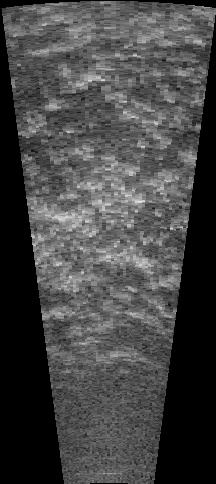
#> input picture 33.jpg, 216 x 484 px
$ python Non_Rigid_Registration.py   (older library calls are emulated)
#> lines starting #> are read from the running program, lines starting #| are printed output that depends on the picture; after the words box and inside, x2 and y2 are one past the last pixel; in counts of white or black regions, pixels touching at a corner belong together
# =============================================================================
# Non-Rigid Image Registration Pipeline
#
# Implements a medical image registration system with:
# - Morphological preprocessing
# - Hybrid feature detection
# - Entropy-based displacement estimation
# - Radial Basis Function warping
#
# Based on Nejati et al.'s method with simplifications
# =============================================================================

# -----------------------------------------------------------------------------
# Core Dependencies
# -----------------------------------------------------------------------------
import cv2
import numpy as np
from skimage.feature import corner_harris, corner_peaks
from skimage.morphology import disk, closing
from skimage.filters import rank
import scipy.interpolate as si
import matplotlib.pyplot as plt

# =============================================================================
# Image Enhancement - Morphological Bottom Hat
# =============================================================================
def morphological_bottom_hat(img, selem_radius=15):
    """
    Perform morphological bottom-hat:
      bottom_hat(I) = closing(I) - I
    for grayscale images, removing dark objects smaller than the structuring element.
    The "enhanced" image is then I - bottom_hat(I) = 2I - closing(I).
    """
    if len(img.shape) != 2:
        raise ValueError("Please provide a single-channel (grayscale) image.")

    # Convert to float32 for safe arithmetic
    fimg = img.astype(np.float32)

    # Create a disk structuring element
    selem = disk(selem_radius)

    # 'closing' with rank filters: rank.minimum then rank.maximum
    # NOTE: We replaced 'selem=' with 'footprint=' for new scikit-image
    closed_min = rank.minimum(img, footprint=selem)
    closed = rank.maximum(closed_min, footprint=selem).astype(np.float32)

    # bottom-hat = closed - original
    bh = closed - fimg

    # Enhanced = original - bottom_hat
    # equivalently: 2I - closing(I)
    enhanced = fimg - bh

    # Clip to valid grayscale
    enhanced = np.clip(enhanced, 0, 255).astype(np.uint8)
    return enhanced


# =============================================================================
# Hybrid Feature Detection
# =============================================================================
def select_control_points_live(live_img, max_points=200, edge_thresh=0.3, min_dist=25):
    """
    1. Compute a simple Sobel gradient magnitude + threshold for edges.
    2. Compute a Harris corner map.
    3. Combine them (R = alpha*edges + beta*corners).
    4. Pick local maxima with min_dist spacing, up to max_points.
    """
    # Ensure grayscale float32
    f = live_img.astype(np.float32)

    #--- (A) Edge map via Sobel magnitude ---
    gx = cv2.Sobel(f, cv2.CV_32F, 1, 0, ksize=3)
    gy = cv2.Sobel(f, cv2.CV_32F, 0, 1, ksize=3)
    mag = np.sqrt(gx*gx + gy*gy)
    mag_norm = mag / (mag.max() + 1e-9)
    # Threshold
    edge_map = (mag_norm > edge_thresh).astype(np.float32)

    #--- (B) Harris corners with skimage ---
    # corner_harris expects [0,1], so we normalize
    f_norm = (f - f.min()) / (f.max() - f.min() + 1e-9)
    harris_resp = corner_harris(f_norm, method='k', k=0.12, sigma=1.0)
    coords_corners = corner_peaks(harris_resp, min_distance=5, threshold_rel=0.01)

    # Build a corner-mask
    corner_mask = np.zeros_like(f, dtype=np.float32)
    for (rr, cc) in coords_corners:
        corner_mask[rr, cc] = 1.0

    # Combine
    alpha, beta = 0.3, 0.7
    R = alpha * edge_map + beta * corner_mask

    # We'll pick local maxima in R above 0.1, with min_dist
    yx = np.argwhere(R > 0.1)
    # Sort them by descending R
    vals = [R[r, c] for (r, c) in yx]
    idx_sort = np.argsort(vals)[::-1]
    yx_sorted = yx[idx_sort]

    selected = []
    used = np.zeros_like(R, dtype=bool)

    for (r, c) in yx_sorted:
        if not used[r, c]:
            selected.append((r, c))
            rmin = max(0, r - min_dist)
            rmax = min(R.shape[0], r + min_dist + 1)
            cmin = max(0, c - min_dist)
            cmax = min(R.shape[1], c + min_dist + 1)
            used[rmin:rmax, cmin:cmax] = True

    if len(selected) > max_points:
        selected = selected[:max_points]

    # Convert to (x,y)
    pts = np.array([[s[1], s[0]] for s in selected], dtype=np.float32)
    return pts

# =============================================================================
# Entropy-Based Similarity Metric
# =============================================================================
def histogram_entropy(img1_patch, img2_patch):
    """
    Compute the negative of the entropy of (img1_patch - img2_patch),
    so that a better match => higher return value.
    """
    diff = img1_patch.astype(np.int16) - img2_patch.astype(np.int16)
    hist, _ = np.histogram(diff, bins=511, range=(-255,256), density=True)
    hist = hist + 1e-12
    ent = -np.sum(hist * np.log2(hist))
    # Inverse sign => maximize measure
    return -ent


# =============================================================================
# Displacement Estimation with Hill Climbing
# =============================================================================

def local_displacement(mask, live, pt, window=15, disp_limit=20,
                       init_offsets=[(5,5), (5,-5), (-5,5), (-5,-5)]):
    """
    For the point 'pt' in LIVE, find (dx, dy) in MASK that maximizes the ENT measure.
    We'll do a small 'hill-climbing' from multiple init offsets.
    """
    h, w = live.shape
    x0, y0 = int(round(pt[0])), int(round(pt[1]))

    # Extract the patch from live
    xA = max(0, x0 - window)
    xB = min(w - 1, x0 + window)
    yA = max(0, y0 - window)
    yB = min(h - 1, y0 + window)

    if (xB - xA) < 2 or (yB - yA) < 2:
        return (0,0)

    patch_live = live[yA:yB+1, xA:xB+1]

    def climb(dx_init, dy_init):
        step = 2
        best_dx, best_dy = dx_init, dy_init
        best_val = None
        stall_count = 0
        while step >= 1:
            improved = False
            for ddx in [0, -step, step]:
                for ddy in [0, -step, step]:
                    trial_dx = best_dx + ddx
                    trial_dy = best_dy + ddy
                    # Check displacement limit
                    if abs(trial_dx) > disp_limit or abs(trial_dy) > disp_limit:
                        continue

                    # Build patch coords for mask
                    cxA = max(0, x0 + trial_dx - window)
                    cxB = min(w-1, x0 + trial_dx + window)
                    cyA = max(0, y0 + trial_dy - window)
                    cyB = min(h-1, y0 + trial_dy + window)

                    # Must match shape
                    if (cxB - cxA) != (xB - xA) or (cyB - cyA) != (yB - yA):
                        # skip shape mismatch
                        continue
                    patch_mask = mask[cyA:cyB+1, cxA:cxB+1]
                    if patch_live.shape != patch_mask.shape:
                        continue

                    val = histogram_entropy(patch_live, patch_mask)
                    if best_val is None or val > best_val:
                        best_val = val
                        best_dx = trial_dx
                        best_dy = trial_dy
                        improved = True

            if not improved:
                stall_count += 1
                step = step // 2
            else:
                stall_count = 0
            if stall_count >= 2:
                break

        return (best_dx, best_dy, best_val if best_val is not None else -999999)

    best_global_val = None
    best_global_pair = (0,0)

    for (ox, oy) in init_offsets:
        bdx, bdy, bval = climb(ox, oy)
        if best_global_val is None or bval > best_global_val:
            best_global_val = bval
            best_global_pair = (bdx, bdy)

    return best_global_pair

# =============================================================================
# Displacement Field Interpolation
# =============================================================================
def build_displacement_function(pts_src, disp_vals):
    """
    In the original paper, a true multilevel B-spline method is described.
    Here, for simplicity, we use a Radial Basis Function (RBF) or
    "thin_plate" approach from scipy.interpolate to approximate scattered data.
    If you want the genuine multi-level B-spline approach, you have to code
    a special iterative approach from Lee et al. 1997.
    """
    from scipy.interpolate import Rbf
    xcoords = pts_src[:,0]
    ycoords = pts_src[:,1]
    # We'll do a small "smooth" factor to avoid overfitting
    rbf = Rbf(xcoords, ycoords, disp_vals, function='thin_plate', smooth=0.1)

    def disp_func(xx, yy):
        return rbf(xx, yy)

    return disp_func

def warp_mask_image(mask_img, pts, disps, shape):
    """
    Warp mask_img to align with 'live' given scattered displacement points.
    We'll:
      1) build RBF for dx and dy
      2) create a map grid
      3) remap
    """
    disp_x = disps[:,0]
    disp_y = disps[:,1]

    f_x = build_displacement_function(pts, disp_x)
    f_y = build_displacement_function(pts, disp_y)

    H, W = shape
    grid_y, grid_x = np.indices((H, W), dtype=np.float32)
    # Evaluate displacements
    # We pass the flattened coords to Rbf
    flat_x = grid_x.ravel()
    flat_y = grid_y.ravel()

    out_dx = f_x(flat_x, flat_y)
    out_dy = f_y(flat_x, flat_y)

    map_x = flat_x + out_dx
    map_y = flat_y + out_dy

    map_x_2d = map_x.reshape(H, W).astype(np.float32)
    map_y_2d = map_y.reshape(H, W).astype(np.float32)

    warped = cv2.remap(
        mask_img,
        map_x_2d,
        map_y_2d,
        interpolation=cv2.INTER_LINEAR,
        borderMode=cv2.BORDER_CONSTANT,
        borderValue=0
    )
    return warped

# =============================================================================
# Demonstration Pipeline
# =============================================================================
def demo_nejati_registration(mask_path="mask.jpg", live_path="live.jpg"):
    """
    Demonstration of nonrigid registration using:
     - Morphological bottom-hat
     - Hybrid feature selection (edge + corner)
     - Local displacement (template matching w/ ENT)
     - Approximated B-spline (via RBF) warping
     - Final DSA comparison
    """
#> called with mask_path = '33.jpg', live_path = '34.jpg'
    mask_img = cv2.imread(mask_path, cv2.IMREAD_GRAYSCALE)
#> mask_img is the input picture: shape (484, 216); min 0, max 230, mean 69.5
    live_img = cv2.imread(live_path, cv2.IMREAD_GRAYSCALE)
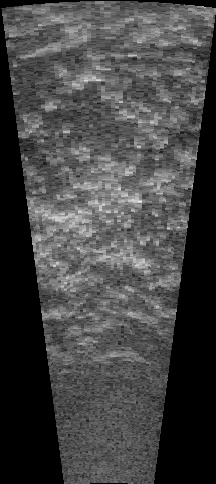
#> input picture 34.jpg, 216 x 484 px
#> live_img is the input picture: shape (484, 216); min 0, max 237, mean 69

    if mask_img is None or live_img is None:
        raise IOError("Failed to load mask or live image. Check file paths.")

    # 1) Morphological bottom-hat => reduce gray distortions
    mask_enh = morphological_bottom_hat(mask_img, selem_radius=15)
    live_enh = morphological_bottom_hat(live_img, selem_radius=15)

    # 2) Select control points from live
    pts_live = select_control_points_live(live_enh, max_points=200, edge_thresh=0.3, min_dist=25)
#> in select_control_points_live, `edge_map = (mag_norm > edge_thresh).astype(np.float32)`:
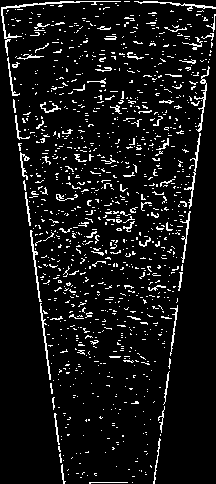
#> edge_map: shape (484, 216) float32; values 0 (black) and 1 (white), 8% white in thin lines or dots
#> in select_control_points_live, `harris_resp = corner_harris(f_norm, method='k', k=0.12, sigma=1.0)`:
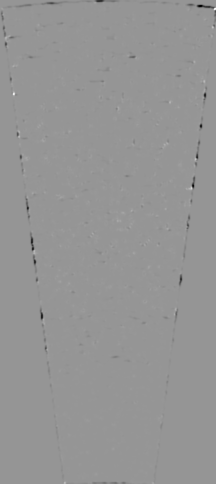
#> harris_resp: shape (484, 216) float32; min -9.03, max 6.36, mean -0.0168; drawn with min black and max white
#> in select_control_points_live, `coords_corners = corner_peaks(harris_resp, min_distance=5, threshold_r..`: coords_corners = 404 pairs, first value 6 to 477, second value 5 to 209
#> the loop in select_control_points_live, `for (rr, cc) in coords_corners:` made 404 passes
#> (rr, cc) on passes 1 to 3: (94, 13), (188, 191), (159, 195)
#> after the loop in select_control_points_live, `for (rr, cc) in coords_corners:`: corner_mask: shape (484, 216) float32; values 0 (black) and 1 (white), 0.39% white in thin lines or dots
#> in select_control_points_live, `R = alpha * edge_map + beta * corner_mask`:
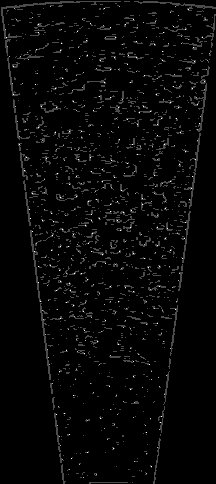
#> R: shape (484, 216) float32; min 0, max 1, mean 0.0267
#> in select_control_points_live, `yx = np.argwhere(R > 0.1)`: yx = 8576 pairs, first value 1 to 483, second value 1 to 215
#> in select_control_points_live, `vals = [R[r, c] for (r, c) in yx]`: vals = 8576 values, max 1 at index 417, min 0.3 at index 0, mean 0.326
#> in select_control_points_live, `idx_sort = np.argsort(vals)[::-1]`: idx_sort = 8576 values, max 8575 at index 2312, min 0 at index 8575, mean 4287.5
#> in select_control_points_live, `yx_sorted = yx[idx_sort]`: yx_sorted has the same summary as yx
#> the loop in select_control_points_live, `for (r, c) in yx_sorted:` made 8576 passes
#> (r, c, rmin, rmax, cmin, cmax) on passes 1 to 12: (132, 180, 107, 158, 155, 206), (131, 81, 106, 157, 56, 107), (227, 130, 202, 253, 105, 156), (170, 24, 145, 196, 0, 50), (320, 105, 295, 346, 80, 131), (44, 154, 19, 70, 129, 180), (127, 38, 102, 153, 13, 64), (225, 85, 200, 251, 60, 111), (169, 102, 144, 195, 77, 128), (323, 157, 298, 349, 132, 183), (43, 61, 18, 69, 36, 87), (452, 87, 427, 478, 62, 113)
#> (rmin, rmax, cmin, cmax) on passes 67, 69, 73, 76, 79, 84: (351, 402, 108, 159), (129, 180, 112, 163), (174, 225, 71, 122), (173, 224, 117, 168), (370, 421, 48, 99), (0, 35, 163, 214)
#> after the loop in select_control_points_live, `for (r, c) in yx_sorted:`:
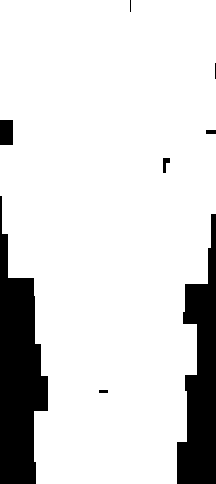
#> used: shape (484, 216) bool; 85.6% white; 8 black regions (2 under 20 px), largest, box (x1, y1, x2, y2) and area: (0, 196, 48, 484) 8238, (177, 214, 216, 484) 6304, (0, 120, 13, 145) 325, (163, 158, 170, 173) 65, (206, 130, 216, 134) 40, (99, 390, 108, 393) 27
#> after the loop in select_control_points_live, `for (r, c) in yx_sorted:`: selected = 71 pairs, first value 1 to 482, second value 6 to 214
#> in select_control_points_live, `pts = np.array([[s[1], s[0]] for s in selected], dtype=np.float32)`: pts = 71 pairs, first value 6 to 214, second value 1 to 482
#> pts_live has the same summary as pts in select_control_points_live
    print(f"Selected {len(pts_live)} control points.")
#| Selected 71 control points.

    # 3) For each control point, find displacement
    disps = []
    for i, pt in enumerate(pts_live):
        dx, dy = local_displacement(mask_enh, live_enh, pt, window=15, disp_limit=20)
        disps.append([dx, dy])
#> this loop made 71 passes
#> pt on passes 4 to 15: [24, 170], [105, 320], [154, 44], [38, 127], [85, 225], [102, 169], [157, 323], [61, 43], [87, 452], [185, 222], [137, 124], [53, 221]
#> (x0 in local_displacement, y0 in local_displacement, xA in local_displacement, xB in local_displacement, yA in local_displacement, yB in local_displacement) on passes 1 to 2: (180, 132, 165, 195, 117, 147), (81, 131, 66, 96, 116, 146)
    disps = np.array(disps, dtype=np.float32)

    # 4) Warp the enhanced mask
    H, W = live_enh.shape
    warped_mask = warp_mask_image(mask_enh, pts_live, disps, (H, W))
#> in warp_mask_image, `warped = cv2.remap( mask_img, map_x_2d, map_y_2d, interpolation=cv2.IN..`:
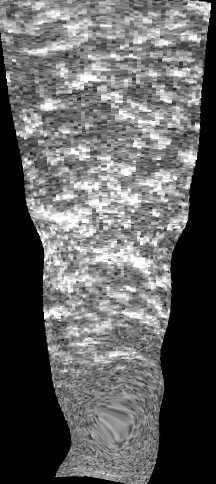
#> warped: shape (484, 216); min 0, max 255, mean 97.3

    # 5) Display results
    dsa_no_reg = cv2.absdiff(live_enh, mask_enh)
    dsa_reg    = cv2.absdiff(live_enh, warped_mask)
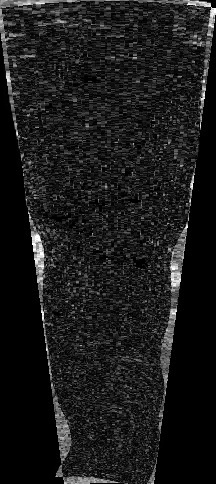
#> dsa_reg: shape (484, 216); min 0, max 255, mean 26.8

    fig, axs = plt.subplots(1, 4, figsize=(16,4))
    axs[0].imshow(mask_img, cmap='gray'); axs[0].set_title("Original Mask")
    axs[1].imshow(live_img, cmap='gray'); axs[1].set_title("Original Live")
    axs[2].imshow(dsa_no_reg, cmap='gray'); axs[2].set_title("No Registration Subtraction")
    axs[3].imshow(dsa_reg, cmap='gray'); axs[3].set_title("With Registration Subtraction")
    for ax in axs:
        ax.axis("off")
    plt.tight_layout()
    plt.show()

# If you want to run from command-line, do something like:
if __name__ == "__main__":
    # Example usage (update paths as needed):
    demo_nejati_registration("33.jpg", "34.jpg")
